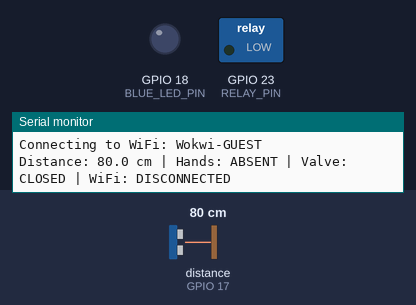
This sketch was run on a simulated ESP32. On the bench: switched loads named in the sketch (green lamp = pin HIGH), output pins drawn as LEDs (lit = HIGH), the last lines printed to the serial monitor. Wiring (from diagram.json): ultrasonic range finder: trigger GPIO 5; echo GPIO 17. The inputs (shaded band) are chosen by the test bench; at power-on: distance to the obstacle (sensor on GPIO 17) 80 cm. The echo pulse lasts 58.3 µs per cm; WiFi joins after 1.5 s; servers stay silent unless stated; pins used as bus, display or sensor lines are not drawn.

Above: at 1.2 s.
1.3 s: distance to the obstacle (sensor on GPIO 17) set to 12 cm
4.0 s: distance to the obstacle (sensor on GPIO 17) set to 9 cm
At 5.2 s:
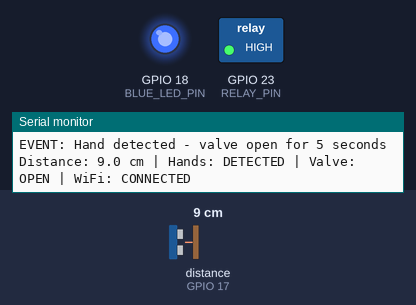
5.5 s: distance to the obstacle (sensor on GPIO 17) set to 18 cm
At 6.7 s:
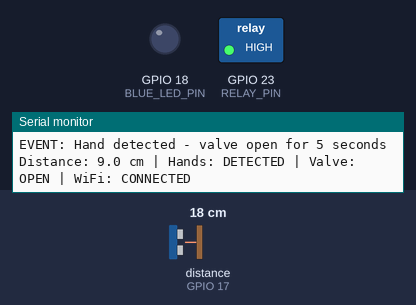
7.0 s: distance to the obstacle (sensor on GPIO 17) set to 2 cm
At 12.8 s:
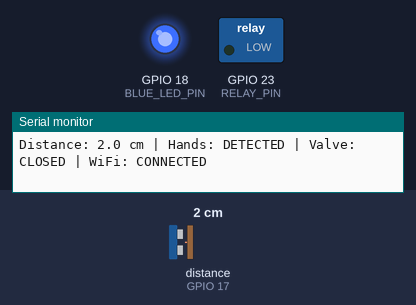
Timing chart, 0 to 13.5 s (numbered marks = the images above; inputs shaded):
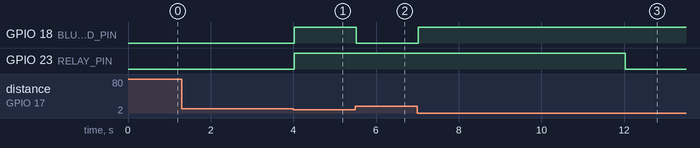

Measured:
- the behaviour switches between 11 and 10 cm on distance to the obstacle (sensor on GPIO 17) (found by bisection; images 0 and 1)
- after the input at 4.0 s, GPIO 18 (BLUE_LED_PIN), GPIO 23 (RELAY_PIN): LOW → HIGH at once
- after the input at 5.5 s, GPIO 18 (BLUE_LED_PIN): HIGH → LOW at once
- after the input at 7.0 s, GPIO 18 (BLUE_LED_PIN): LOW → HIGH at once; GPIO 23 (RELAY_PIN): HIGH → LOW after 5.0 s instead of 2.0 s

The sketch:

sketch.ino
```cpp
/** @file sketch.ino
 * @brief Wokwi entry point for Moen Cia Steel Faucet.
 * @author IoT Development Team
 */
#include "Device.h"
Device device;
void setup(){device.begin();}
void loop(){device.update();}
```

Device.h
```cpp
/** @file Device.h
 * @brief Coordinates proximity detection, five-second valve control, LED and WiFi.
 * @author IoT Development Team
 */
#ifndef CIA_STEEL_DEVICE_H
#define CIA_STEEL_DEVICE_H
#include <Arduino.h>
#include <WiFi.h>
#include "Config.h"
#include "ProximitySensor.h"
#include "ValveActuator.h"
#include "StatusReporter.h"
class Device {
 public:
  Device():sensor_(FaucetConfig::TRIGGER_PIN,FaucetConfig::ECHO_PIN),valve_(FaucetConfig::RELAY_PIN){}
  void begin(){
    Serial.begin(115200);StatusReporter::printStartup();
    sensor_.begin();valve_.begin();
    pinMode(FaucetConfig::BLUE_LED_PIN,OUTPUT);
    digitalWrite(FaucetConfig::BLUE_LED_PIN,LOW);
    WiFi.mode(WIFI_STA);WiFi.begin(FaucetConfig::WIFI_SSID,FaucetConfig::WIFI_PASSWORD,6);
    Serial.println("Connecting to WiFi: Wokwi-GUEST");
    unsigned long now=millis();
    lastSensorRead_=now-FaucetConfig::SENSOR_INTERVAL_MS;
    lastReport_=now-FaucetConfig::REPORT_INTERVAL_MS;
    lastWifiAttempt_=now;
  }
  void update(){
    unsigned long now=millis();
    valve_.update(now);
    if(now-lastSensorRead_>=FaucetConfig::SENSOR_INTERVAL_MS){
      lastSensorRead_=now;distanceCm_=sensor_.readDistanceCm();
      bool detected=distanceCm_>0 && distanceCm_<thresholdCm_;
      digitalWrite(FaucetConfig::BLUE_LED_PIN,detected?HIGH:LOW);
      // One five-second opening per new proximity event.
      if(detected && !previouslyDetected_){
        valve_.open(millis());
        Serial.println("EVENT: Hand detected - valve open for 5 seconds");
      }
      previouslyDetected_=detected;
    }
    valve_.update(millis());
    if(now-lastReport_>=FaucetConfig::REPORT_INTERVAL_MS){
      lastReport_=now;
      StatusReporter::printStatus(distanceCm_,valve_.isOpen(),previouslyDetected_,WiFi.status()==WL_CONNECTED);
    }
    if(WiFi.status()!=WL_CONNECTED && now-lastWifiAttempt_>=FaucetConfig::WIFI_RETRY_MS){
      lastWifiAttempt_=now;WiFi.reconnect();
    }
  }
  // Extension hook for a future mobile application, not exposed via HTTP yet.
  bool setThresholdCm(float value){
    if(value<2.0f||value>100.0f)return false;
    thresholdCm_=value;return true;
  }
 private:
  ProximitySensor sensor_; ValveActuator valve_;
  float distanceCm_=-1.0f, thresholdCm_=FaucetConfig::PROXIMITY_THRESHOLD_CM;
  bool previouslyDetected_=false;
  unsigned long lastSensorRead_=0,lastReport_=0,lastWifiAttempt_=0;
};
#endif
```

ProximitySensor.h
```cpp
/** @file ProximitySensor.h
 * @brief Object-oriented HC-SR04 sensor reader.
 * @author IoT Development Team
 */
#ifndef CIA_STEEL_PROXIMITY_SENSOR_H
#define CIA_STEEL_PROXIMITY_SENSOR_H
#include <Arduino.h>
#include "Config.h"
class ProximitySensor {
 public:
  ProximitySensor(uint8_t triggerPin,uint8_t echoPin):triggerPin_(triggerPin),echoPin_(echoPin){}
  void begin(){pinMode(triggerPin_,OUTPUT);pinMode(echoPin_,INPUT);digitalWrite(triggerPin_,LOW);}
  /** @return Distance in centimeters or -1 if no echo was received. */
  float readDistanceCm() const {
    digitalWrite(triggerPin_,LOW); delayMicroseconds(2);
    digitalWrite(triggerPin_,HIGH); delayMicroseconds(10);
    digitalWrite(triggerPin_,LOW);
    unsigned long pulseDuration=pulseIn(echoPin_,HIGH,FaucetConfig::ECHO_TIMEOUT_US);
    return pulseDuration==0?-1.0f:pulseDuration*0.0343f/2.0f;
  }
 private:
  uint8_t triggerPin_,echoPin_;
};
#endif
```

StatusReporter.h
```cpp
/** @file StatusReporter.h
 * @brief Serial device information and status reports.
 * @author IoT Development Team
 */
#ifndef CIA_STEEL_STATUS_REPORTER_H
#define CIA_STEEL_STATUS_REPORTER_H
#include <Arduino.h>
class StatusReporter {
 public:
  static void printStartup(){
    Serial.println("==================================");
    Serial.println("Moen, Inc. | Cia Steel Faucet");
    Serial.println("Developer team: YOUR NAME AND SURNAME");
    Serial.println("Product: MotionSense Wave smart faucet");
    Serial.println("==================================");
  }
  static void printStatus(float distanceCm,bool valveOpen,bool detected,bool wifiConnected){
    Serial.print("Distance: ");
    if(distanceCm<0)Serial.print("No echo");else Serial.print(distanceCm,1);
    Serial.print(" cm | Hands: ");Serial.print(detected?"DETECTED":"ABSENT");
    Serial.print(" | Valve: ");Serial.print(valveOpen?"OPEN":"CLOSED");
    Serial.print(" | WiFi: ");Serial.println(wifiConnected?"CONNECTED":"DISCONNECTED");
  }
};
#endif
```

ValveActuator.h
```cpp
/** @file ValveActuator.h
 * @brief Five-second nonblocking relay valve.
 * @author IoT Development Team
 */
#ifndef CIA_STEEL_VALVE_ACTUATOR_H
#define CIA_STEEL_VALVE_ACTUATOR_H
#include <Arduino.h>
#include "Config.h"
class ValveActuator {
 public:
  explicit ValveActuator(uint8_t relayPin):relayPin_(relayPin){}
  void begin(){pinMode(relayPin_,OUTPUT);close();}
  void open(unsigned long now){openedAt_=now;open_=true;digitalWrite(relayPin_,HIGH);}
  void update(unsigned long now){if(open_ && now-openedAt_>=FaucetConfig::VALVE_OPEN_MS)close();}
  void close(){open_=false;digitalWrite(relayPin_,LOW);}
  bool isOpen()const{return open_;}
 private:
  uint8_t relayPin_; unsigned long openedAt_=0; bool open_=false;
};
#endif
```

Config.h
```cpp
/** @file Config.h
 * @brief Cia Steel Faucet configuration constants.
 * @author IoT Development Team
 */
#ifndef CIA_STEEL_CONFIG_H
#define CIA_STEEL_CONFIG_H
#include <Arduino.h>
namespace FaucetConfig {
constexpr uint8_t TRIGGER_PIN=5, ECHO_PIN=17, BLUE_LED_PIN=18, RELAY_PIN=23;
constexpr float PROXIMITY_THRESHOLD_CM=10.0f;
constexpr unsigned long VALVE_OPEN_MS=5000UL, REPORT_INTERVAL_MS=2500UL;
constexpr unsigned long SENSOR_INTERVAL_MS=100UL, WIFI_RETRY_MS=10000UL, ECHO_TIMEOUT_US=30000UL;
constexpr char WIFI_SSID[]="Wokwi-GUEST", WIFI_PASSWORD[]="";
}
#endif
```
